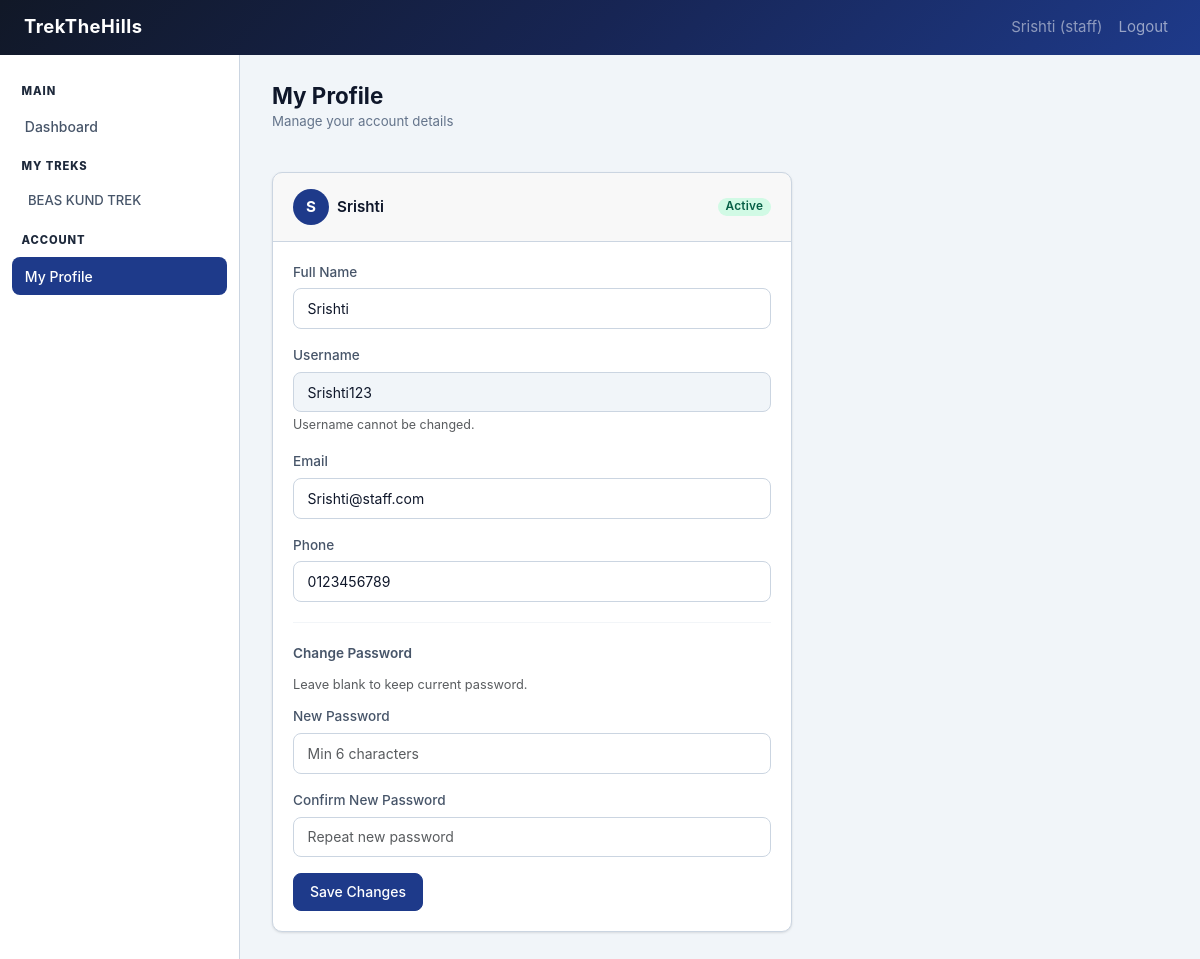
The page /staff/profile (signed in) on the database its author committed.
### models.py (models this page shows, shortened)
class User(UserMixin, db.Model):
    __tablename__ = 'users'
    id = db.Column(db.Integer, primary_key=True)
    username = db.Column(db.String(80), unique=True, nullable=False)
    email = db.Column(db.String(120), unique=True, nullable=False)
    full_name = db.Column(db.String(120), nullable=False)
    password_hash = db.Column(db.String(256), nullable=False)
    role = db.Column(db.String(20), nullable=False, default='user')
    phone = db.Column(db.String(20), nullable=True)
    is_blacklisted = db.Column(db.Boolean, default=False)
    is_approved = db.Column(db.Boolean, default=False)
    created_at = db.Column(db.DateTime, default=datetime.utcnow)
    bookings = db.relationship('Booking', backref='user', lazy=True, foreign_keys='Booking.user_id')
    assigned_treks = db.relationship('Trek', backref='assigned_staff', lazy=True, foreign_keys='Trek.assigned_staff_id')

class Trek(db.Model):
    __tablename__ = 'treks'
    id = db.Column(db.Integer, primary_key=True)
    name = db.Column(db.String(150), nullable=False)
    location = db.Column(db.String(150), nullable=False)
    difficulty = db.Column(db.String(20), nullable=False)
    duration_days = db.Column(db.Integer, nullable=False)
    total_slots = db.Column(db.Integer, nullable=False)
    altitude = db.Column(db.Integer, nullable = False)
    available_slots = db.Column(db.Integer, nullable=False)
    status = db.Column(db.String(20), nullable=False, default='Pending')
    start_date = db.Column(db.Date, nullable=False)
    end_date = db.Column(db.Date, nullable=False)
    description = db.Column(db.Text, nullable=True)
    price = db.Column(db.Float, nullable=False, default=0.0)
    assigned_staff_id = db.Column(db.Integer, db.ForeignKey('users.id'), nullable=True)
    created_at = db.Column(db.DateTime, default=datetime.utcnow)
    bookings = db.relationship('Booking', backref='trek', lazy=True)

### staff.py (the view, shortened to what this page needs)
@staff_bp.route('/profile', methods=['GET', 'POST'])
@login_required
@staff_required
def profile():
    return render_template('staff/profile.html')

### app.py (called while the page is built)
@login_manager.user_loader
def load_user(user_id):
    return User.query.get(int(user_id))

### templates/staff/profile.html (shortened to what this page needs)
{% extends 'base.html' %}
{% block sidebar %}{% include '_sidebar.html' %}{% endblock %}
{% block content %}
<div class="page-header">
  <div>
    <h1 class="page-title">My Profile</h1>
    <p class="page-subtitle">Manage your account details</p>
  </div>
</div>
<div class="card" style="max-width:520px;">
  <div class="card-header">
    <h2 class="card-title d-flex align-items-center">
      <div class="user-avatar me-2" style="width:36px;height:36px;font-size:.95rem;">{{
        current_user.full_name[0].upper() }}</div>
      <span>{{ current_user.full_name }}</span>
    </h2>
    <span class="badge badge-active">Active</span>
  </div>
  <div class="card-body">
    <form method="POST" action="{{ url_for('staff.profile') }}">
      <div class="form-group">
        <label class="form-label">Full Name</label>
        <input type="text" name="full_name" id="full_name" class="form-control" value="{{ current_user.full_name }}"
          required>
      </div>
      <div class="form-group">
        <label class="form-label">Username</label>
        <input type="text" class="form-control" value="{{ current_user.username }}" disabled
          style="background:var(--gray-100); cursor:not-allowed;">
        <p class="text-muted" style="font-size:.78rem; margin-top:.25rem;">Username cannot be changed.</p>
      </div>
      <div class="form-group">
        <label class="form-label">Email</label>
        <input type="email" name="email" id="email" class="form-control" value="{{ current_user.email }}" required>
      </div>
      <div class="form-group">
        <label class="form-label">Phone</label>
        <input type="text" name="phone" id="phone" class="form-control" value="{{ current_user.phone or '' }}"
          placeholder="Contact number">
      </div>
      <hr style="border-color:var(--gray-300); margin:1.25rem 0;">
      <p style="font-size:.85rem; font-weight:600; color:var(--gray-700); margin-bottom:.75rem;">Change Password</p>
      <p class="text-muted" style="font-size:.8rem; margin-bottom:.75rem;">Leave blank to keep current password.</p>
      <div class="form-group">
        <label class="form-label">New Password</label>
        <input type="password" name="password" id="new-password" class="form-control" placeholder="Min 6 characters">
      </div>
      <div class="form-group">
        <label class="form-label">Confirm New Password</label>
        <input type="password" name="confirm_password" id="confirm-password" class="form-control"
          placeholder="Repeat new password">
      </div>
      <button type="submit" id="save-profile-btn" class="btn btn-primary">
        Save Changes
      </button>
    </form>
  </div>
</div>
{% endblock %}

### templates/base.html (shortened to what this page needs)
<!DOCTYPE html>
<html lang="en">
<head>
  <link href="https://cdn.jsdelivr.net/npm/bootstrap@5.3.3/dist/css/bootstrap.min.css" rel="stylesheet">
  <link href="https://cdn.jsdelivr.net/npm/bootstrap-icons@1.11.3/font/bootstrap-icons.min.css" rel="stylesheet">
  <link href="{{ url_for('static', filename='css/utilities.css') }}" rel="stylesheet">
  <link href="{{ url_for('static', filename='css/navbar.css') }}" rel="stylesheet">
  <link href="{{ url_for('static', filename='css/sidebar.css') }}" rel="stylesheet">
  <link href="{{ url_for('static', filename='css/dashboard.css') }}" rel="stylesheet">
  <link href="{{ url_for('static', filename='css/forms.css') }}" rel="stylesheet">
  <link href="{{ url_for('static', filename='css/cards.css') }}" rel="stylesheet">
</head>
<body>
<nav class="navbar navbar-expand-lg navbar-dark navbar-trek">
  <div class="container-fluid px-4">
    <a class="navbar-brand">
      TrekTheHills
    </a>
    <div>
      <ul class="navbar-nav ms-auto">
        {% if current_user.is_authenticated %}
          <li class="nav-item">
            <span class="nav-link text-white-50">{% if current_user.role == 'admin' %}Admin{% else %}{{ current_user.full_name }} ({{ current_user.role }}){% endif %}</span>
          </li>
          <li class="nav-item">
            <a class="nav-link" href="{{ url_for('auth.logout') }}">Logout</a>
          </li>
        {% else %}
          <li class="nav-item"><a class="nav-link" href="{{ url_for('auth.login') }}">Login</a></li>
          <li class="nav-item"><a class="nav-link" href="{{ url_for('auth.register') }}">Register</a></li>
        {% endif %}
      </ul>
    </div>
  </div>
</nav>
<div class="app-layout">
  {% block sidebar %}{% endblock %}
  <main class="main-content">
    {% block content %}{% endblock %}
  </main>
</div>
</body>
</html>

### templates/_sidebar.html (shortened to what this page needs)
<nav class="sidebar">
  {% if current_user.role == 'admin' %}
    <span class="sidebar-label">Main</span>
    <a href="{{ url_for('admin.dashboard') }}" class="nav-link {% if request.endpoint == 'admin.dashboard' %}active{% endif %}">
      Dashboard
    </a>
    <span class="sidebar-label">Trek Management</span>
    <a href="{{ url_for('admin.treks') }}" class="nav-link {% if 'treks' in request.endpoint %}active{% endif %}">
       Treks
    </a>
    <a href="{{ url_for('admin.bookings') }}" class="nav-link {% if request.endpoint == 'admin.bookings' %}active{% endif %}">
      All Bookings
    </a>
    <span class="sidebar-label">People</span>
    <a href="{{ url_for('admin.staff') }}" class="nav-link {% if request.endpoint == 'admin.staff' %}active{% endif %}">
      Staff
    </a>
    <a href="{{ url_for('admin.users') }}" class="nav-link {% if request.endpoint == 'admin.users' %}active{% endif %}">
     Trekkers
    </a>
  {% elif current_user.role == 'staff' %}
    <span class="sidebar-label">Main</span>
    <a href="{{ url_for('staff.dashboard') }}" class="nav-link {% if request.endpoint == 'staff.dashboard' %}active{% endif %}">
        Dashboard
    </a>
    <span class="sidebar-label">My Treks</span>
    {% for trek in current_user.assigned_treks %}
    <a href="{{ url_for('staff.trek_detail', trek_id=trek.id) }}"
       class="nav-link {% if request.endpoint == 'staff.trek_detail' and request.view_args.trek_id == trek.id %}active{% endif %}"
       style="font-size:.82rem; padding-left:1rem;">
       {{ trek.name[:20] }}{% if trek.name|length > 20 %}…{% endif %}
    </a>
    {% endfor %}
    <span class="sidebar-label">Account</span>
    <a href="{{ url_for('staff.profile') }}" class="nav-link {% if request.endpoint == 'staff.profile' %}active{% endif %}">
      My Profile
    </a>
  {% endif %}
</nav>

### static/css/utilities.css (style rules this page uses)
:root { --primary: #1e3a8a; --primary-dark: #172554; --primary-light:#dbeafe; --accent: #f59e0b; --accent-dark: #b45309; --danger: #dc2626; --warning: #d97706; --success: #059669; --info: #0284c7; --dark: #0f172a; --gray-900: #1e293b; --gray-700: #475569; --gray-500: #64748b; --gray-300: #cbd5e1; --gray-100: #f1f5f9; --white: #ffffff; --sidebar-w: 240px; --radius: 10px; --shadow-sm: 0 1px 3px rgba(0,0,0,.08), 0 1px 2px rgba(0,0,0,.04); --shadow: 0 4px 16px rgba(0,0,0,.10); --shadow-lg: 0 10px 32px rgba(0,0,0,.14); --transition: .2s ease; }
*, *::before, *::after { box-sizing: border-box; }
body { font-family: 'Inter', sans-serif; font-size: 0.9375rem; color: var(--gray-900); background: var(--gray-100); min-height: 100vh; margin: 0; }
a { color: var(--primary); text-decoration: none; }
.app-layout { display: flex; min-height: calc(100vh - 60px); }
.main-content { flex: 1; padding: 1.75rem 2rem; overflow-x: hidden; }
.badge { display: inline-flex; align-items: center; padding: 0.25em 0.65em; font-size: 0.74rem; font-weight: 600; border-radius: 20px; letter-spacing: .02em; }
.badge-active { background: #d1fae5; color: #065f46; }
.btn { display: inline-flex; align-items: center; justify-content: center; gap: 0.4rem; padding: 0.45rem 1rem; font-size: 0.875rem; font-weight: 500; border-radius: 8px; border: 1px solid transparent; cursor: pointer; transition: all var(--transition); white-space: nowrap; text-decoration: none; }
.btn-primary { background: var(--primary); color: var(--white); border-color: var(--primary); }
.text-muted { color: var(--gray-500); }
.ms-auto { margin-left: auto; }
.d-flex { display: flex; }

### static/css/navbar.css (style rules this page uses)
.navbar-trek { background: linear-gradient(135deg, #111827, var(--primary-dark), var(--primary)); }
.navbar-brand { font-weight: 700; letter-spacing: 0.5px; font-size: 1.15rem; }
.user-avatar { width: 28px; height: 28px; background: var(--primary); border-radius: 50%; display: flex; align-items: center; justify-content: center; color: var(--white); font-size: 0.75rem; font-weight: 700; flex-shrink: 0; }

### static/css/sidebar.css (style rules this page uses)
.sidebar { width: var(--sidebar-w); background: var(--white); border-right: 1px solid var(--gray-300); padding: 1.25rem 0.75rem; flex-shrink: 0; display: flex; flex-direction: column; gap: 0.25rem; }
.sidebar-label { font-size: 0.7rem; font-weight: 800; text-transform: uppercase; letter-spacing: .08em; color: var(--gray-900); padding: 0.5rem 0.6rem 0.25rem; }
.sidebar .nav-link { display: flex; align-items: center; gap: 0.65rem; padding: 0.55rem 0.8rem; border-radius: 8px; font-size: 0.875rem; font-weight: 500; color: var(--gray-700); transition: var(--transition); }
.sidebar .nav-link.active { background: var(--primary); color: var(--white); }

### static/css/dashboard.css (style rules this page uses)
.page-header { display: flex; align-items: center; justify-content: space-between; margin-bottom: 1.5rem; flex-wrap: wrap; gap: 0.75rem; }
.page-title { font-size: 1.4rem; font-weight: 700; color: var(--dark); margin: 0; }
.page-subtitle { font-size: 0.83rem; color: var(--gray-500); margin-top: 0.15rem; }

### static/css/forms.css (style rules this page uses)
.form-group { margin-bottom: 1rem; }
.form-label { display: block; font-size: 0.85rem; font-weight: 500; color: var(--gray-700); margin-bottom: 0.4rem; }
.form-control, .form-select { width: 100%; padding: 0.55rem 0.85rem; font-size: 0.875rem; font-family: inherit; border: 1px solid var(--gray-300); border-radius: 8px; background: var(--white); color: var(--dark); transition: border-color var(--transition), box-shadow var(--transition); outline: none; }

### static/css/cards.css (style rules this page uses)
.card { background: var(--white); border-radius: var(--radius); box-shadow: var(--shadow-sm); border: 1px solid var(--gray-300); overflow: hidden; }
.card-header { padding: 1rem 1.25rem; border-bottom: 1px solid var(--gray-300); display: flex; align-items: center; justify-content: space-between; gap: 0.75rem; }
.card-title { font-size: 0.95rem; font-weight: 600; color: var(--dark); margin: 0; }
.card-body { padding: 1.25rem; }

### rows shown on the page
User: full_name "Srishti", role "staff", full_name "S", username "Srishti123", email "Srishti@staff.com", phone "0123456789"
Trek: name "BEAS KUND TREK"
